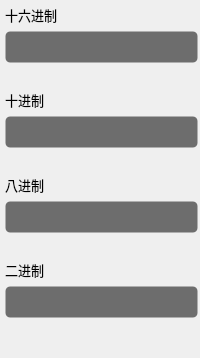
                <widget class="QWidget" name="page_21">
                 <layout class="QVBoxLayout" name="verticalLayout_14">
                  <property name="spacing">
                   <number>6</number>
                  </property>
                  <property name="leftMargin">
                   <number>5</number>
                  </property>
                  <property name="topMargin">
                   <number>5</number>
                  </property>
                  <property name="rightMargin">
                   <number>2</number>
                  </property>
                  <property name="bottomMargin">
                   <number>0</number>
                  </property>
                  <item>
                   <widget class="QLabel" name="label_hex">
                    <property name="font">
                     <font>
                      <family>OPPOSans B</family>
                      <pointsize>10</pointsize>
                      <stylestrategy>PreferAntialias</stylestrategy>
                     </font>
                    </property>
                    <property name="text">
                     <string>十六进制</string>
                    </property>
                   </widget>
                  </item>
                  <item>
                   <widget class="QLineEdit" name="lineEdit_hex">
                    <property name="minimumSize">
                     <size>
                      <width>0</width>
                      <height>32</height>
                     </size>
                    </property>
                    <property name="maximumSize">
                     <size>
                      <width>16777215</width>
                      <height>32</height>
                     </size>
                    </property>
                    <property name="font">
                     <font>
                      <family>OPPOSans B</family>
                      <pointsize>10</pointsize>
                      <stylestrategy>PreferAntialias</stylestrategy>
                     </font>
                    </property>
                    <property name="styleSheet">
                     <string notr="true">background-color: rgb(25, 25, 25, 155);
border: 1px solid rgba(255, 255, 255, 0);
border-radius: 5px;
padding-left:10px;
padding-right:10px;</string>
                    </property>
                   </widget>
                  </item>
                  <item>
                   <spacer name="verticalSpacer_4">
                    <property name="orientation">
                     <enum>Qt::Vertical</enum>
                    </property>
                    <property name="sizeType">
                     <enum>QSizePolicy::Fixed</enum>
                    </property>
                    <property name="sizeHint" stdset="0">
                     <size>
                      <width>20</width>
                      <height>21</height>
                     </size>
                    </property>
                   </spacer>
                  </item>
                  <item>
                   <widget class="QLabel" name="label_dec">
                    <property name="font">
                     <font>
                      <family>OPPOSans B</family>
                      <pointsize>10</pointsize>
                      <stylestrategy>PreferAntialias</stylestrategy>
                     </font>
                    </property>
                    <property name="text">
                     <string>十进制</string>
                    </property>
                   </widget>
                  </item>
                  <item>
                   <widget class="QLineEdit" name="lineEdit_dec">
                    <property name="minimumSize">
                     <size>
                      <width>0</width>
                      <height>32</height>
                     </size>
                    </property>
                    <property name="maximumSize">
                     <size>
                      <width>16777215</width>
                      <height>32</height>
                     </size>
                    </property>
                    <property name="font">
                     <font>
                      <family>OPPOSans B</family>
                      <pointsize>10</pointsize>
                      <stylestrategy>PreferAntialias</stylestrategy>
                     </font>
                    </property>
                    <property name="styleSheet">
                     <string notr="true">background-color: rgb(25, 25, 25, 155);
border: 1px solid rgba(255, 255, 255, 0);
border-radius: 5px;
padding-left:10px;
padding-right:10px;</string>
                    </property>
                   </widget>
                  </item>
                  <item>
                   <spacer name="verticalSpacer_5">
                    <property name="orientation">
                     <enum>Qt::Vertical</enum>
                    </property>
                    <property name="sizeType">
                     <enum>QSizePolicy::Fixed</enum>
                    </property>
                    <property name="sizeHint" stdset="0">
                     <size>
                      <width>20</width>
                      <height>21</height>
                     </size>
                    </property>
                   </spacer>
                  </item>
                  <item>
                   <widget class="QLabel" name="label_oct">
                    <property name="font">
                     <font>
                      <family>OPPOSans B</family>
                      <pointsize>10</pointsize>
                      <stylestrategy>PreferAntialias</stylestrategy>
                     </font>
                    </property>
                    <property name="text">
                     <string>八进制</string>
                    </property>
                   </widget>
                  </item>
                  <item>
                   <widget class="QLineEdit" name="lineEdit_oct">
                    <property name="minimumSize">
                     <size>
                      <width>0</width>
                      <height>32</height>
                     </size>
                    </property>
                    <property name="maximumSize">
                     <size>
                      <width>16777215</width>
                      <height>32</height>
                     </size>
                    </property>
                    <property name="font">
                     <font>
                      <family>OPPOSans B</family>
                      <pointsize>10</pointsize>
                      <stylestrategy>PreferAntialias</stylestrategy>
                     </font>
                    </property>
                    <property name="styleSheet">
                     <string notr="true">background-color: rgb(25, 25, 25, 155);
border: 1px solid rgba(255, 255, 255, 0);
border-radius: 5px;
padding-left:10px;
padding-right:10px;</string>
                    </property>
                   </widget>
                  </item>
                  <item>
                   <spacer name="verticalSpacer_6">
                    <property name="orientation">
                     <enum>Qt::Vertical</enum>
                    </property>
                    <property name="sizeType">
                     <enum>QSizePolicy::Fixed</enum>
                    </property>
                    <property name="sizeHint" stdset="0">
                     <size>
                      <width>20</width>
                      <height>21</height>
                     </size>
                    </property>
                   </spacer>
                  </item>
                  <item>
                   <widget class="QLabel" name="label_bin">
                    <property name="font">
                     <font>
                      <family>OPPOSans B</family>
                      <pointsize>10</pointsize>
                      <stylestrategy>PreferAntialias</stylestrategy>
                     </font>
                    </property>
                    <property name="text">
                     <string>二进制</string>
                    </property>
                   </widget>
                  </item>
                  <item>
                   <widget class="QLineEdit" name="lineEdit_bin">
                    <property name="minimumSize">
                     <size>
                      <width>0</width>
                      <height>32</height>
                     </size>
                    </property>
                    <property name="maximumSize">
                     <size>
                      <width>16777215</width>
                      <height>32</height>
                     </size>
                    </property>
                    <property name="font">
                     <font>
                      <family>OPPOSans B</family>
                      <pointsize>10</pointsize>
                      <stylestrategy>PreferAntialias</stylestrategy>
                     </font>
                    </property>
                    <property name="styleSheet">
                     <string notr="true">background-color: rgb(25, 25, 25, 155);
border: 1px solid rgba(255, 255, 255, 0);
border-radius: 5px;
padding-left:10px;
padding-right:10px;</string>
                    </property>
                   </widget>
                  </item>
                  <item>
                   <spacer name="verticalSpacer">
                    <property name="orientation">
                     <enum>Qt::Vertical</enum>
                    </property>
                    <property name="sizeHint" stdset="0">
                     <size>
                      <width>20</width>
                      <height>40</height>
                     </size>
                    </property>
                   </spacer>
                  </item>
                 </layout>
                </widget>
